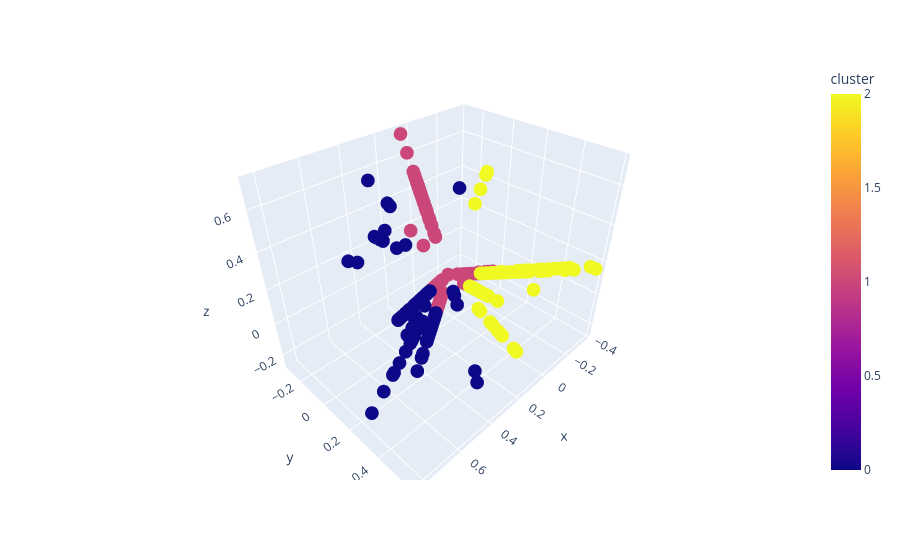

Here is the notebook cell this chart was saved with:
### Code cell
px.scatter_3d(
    references, 
    x = "x",
    y = "y",
    z = "z",
    color = "cluster"
)

### Figure 1 — Plotly figure (JSON) as saved in the notebook; plotly's stock layout.template omitted (floating-point values rounded to 4 significant figures; data arrays with more than 128 entries replaced by an {"elided": "..."} marker saying what was removed)
{"data": [{"hovertemplate": "x=%{x}<br>y=%{y}<br>z=%{z}<br>cluster=%{marker.color}<extra></extra>", "legendgroup": "", "marker": {"color": {"elided": "4807 int values"}, "coloraxis": "coloraxis", "symbol": "circle"}, "mode": "markers", "name": "", "scene": "scene", "showlegend": false, "type": "scatter3d", "x": {"elided": "4807 float values"}, "y": {"elided": "4807 float values"}, "z": {"elided": "4807 float values"}}], "layout": {"coloraxis": {"colorbar": {"title": {"text": "cluster"}}, "colorscale": [[0, "#0d0887"], [0.1111, "#46039f"], [0.2222, "#7201a8"], [0.3333, "#9c179e"], [0.4444, "#bd3786"], [0.5556, "#d8576b"], [0.6667, "#ed7953"], [0.7778, "#fb9f3a"], [0.8889, "#fdca26"], [1, "#f0f921"]]}, "legend": {"tracegroupgap": 0}, "margin": {"t": 60}, "scene": {"domain": {"x": [0, 1], "y": [0, 1]}, "xaxis": {"title": {"text": "x"}}, "yaxis": {"title": {"text": "y"}}, "zaxis": {"title": {"text": "z"}}}}}
